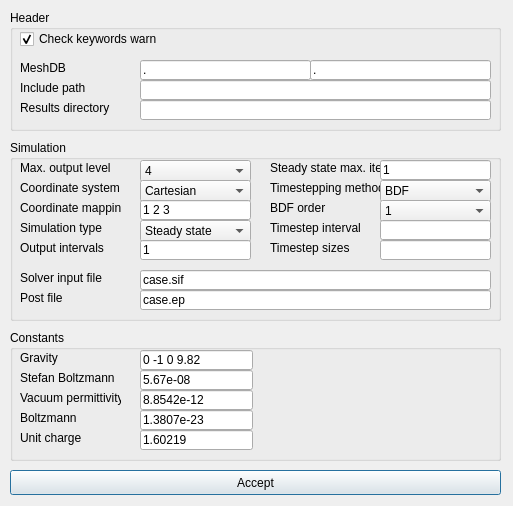
<ui version="4.0" >
 <class>setupDialog</class>
 <widget class="QDialog" name="setupDialog" >
  <property name="geometry" >
   <rect>
    <x>0</x>
    <y>0</y>
    <width>513</width>
    <height>506</height>
   </rect>
  </property>
  <property name="windowTitle" >
   <string>Setup</string>
  </property>
  <widget class="QGroupBox" name="headerGroup" >
   <property name="geometry" >
    <rect>
     <x>10</x>
     <y>10</y>
     <width>491</width>
     <height>121</height>
    </rect>
   </property>
   <property name="title" >
    <string>Header</string>
   </property>
   <widget class="QCheckBox" name="checkKeywordsWarn" >
    <property name="geometry" >
     <rect>
      <x>10</x>
      <y>20</y>
      <width>141</width>
      <height>18</height>
     </rect>
    </property>
    <property name="text" >
     <string>Check keywords warn</string>
    </property>
    <property name="checked" >
     <bool>true</bool>
    </property>
   </widget>
   <widget class="QLabel" name="meshDBLabel" >
    <property name="geometry" >
     <rect>
      <x>10</x>
      <y>50</y>
      <width>91</width>
      <height>16</height>
     </rect>
    </property>
    <property name="text" >
     <string>MeshDB</string>
    </property>
   </widget>
   <widget class="QLineEdit" name="meshDBEdit1" >
    <property name="geometry" >
     <rect>
      <x>130</x>
      <y>50</y>
      <width>171</width>
      <height>20</height>
     </rect>
    </property>
    <property name="text" >
     <string>.</string>
    </property>
   </widget>
   <widget class="QLineEdit" name="meshDBEdit2" >
    <property name="geometry" >
     <rect>
      <x>300</x>
      <y>50</y>
      <width>181</width>
      <height>20</height>
     </rect>
    </property>
    <property name="text" >
     <string>.</string>
    </property>
   </widget>
   <widget class="QLabel" name="includePathLabel" >
    <property name="geometry" >
     <rect>
      <x>10</x>
      <y>70</y>
      <width>91</width>
      <height>16</height>
     </rect>
    </property>
    <property name="text" >
     <string>Include path</string>
    </property>
   </widget>
   <widget class="QLabel" name="resultsDirectoryLabel" >
    <property name="geometry" >
     <rect>
      <x>10</x>
      <y>90</y>
      <width>91</width>
      <height>16</height>
     </rect>
    </property>
    <property name="text" >
     <string>Results directory</string>
    </property>
   </widget>
   <widget class="QLineEdit" name="includePathEdit" >
    <property name="geometry" >
     <rect>
      <x>130</x>
      <y>70</y>
      <width>351</width>
      <height>20</height>
     </rect>
    </property>
   </widget>
   <widget class="QLineEdit" name="resultsDirectoryEdit" >
    <property name="geometry" >
     <rect>
      <x>130</x>
      <y>90</y>
      <width>351</width>
      <height>20</height>
     </rect>
    </property>
   </widget>
  </widget>
  <widget class="QGroupBox" name="simulationGroup" >
   <property name="geometry" >
    <rect>
     <x>10</x>
     <y>140</y>
     <width>491</width>
     <height>181</height>
    </rect>
   </property>
   <property name="title" >
    <string>Simulation</string>
   </property>
   <widget class="QLabel" name="maxOutputLevelLabel" >
    <property name="geometry" >
     <rect>
      <x>10</x>
      <y>20</y>
      <width>101</width>
      <height>16</height>
     </rect>
    </property>
    <property name="text" >
     <string>Max. output level</string>
    </property>
   </widget>
   <widget class="QComboBox" name="maxOutputLevelCombo" >
    <property name="geometry" >
     <rect>
      <x>130</x>
      <y>20</y>
      <width>111</width>
      <height>22</height>
     </rect>
    </property>
    <property name="currentIndex" >
     <number>3</number>
    </property>
    <item>
     <property name="text" >
      <string>1</string>
     </property>
    </item>
    <item>
     <property name="text" >
      <string>2</string>
     </property>
    </item>
    <item>
     <property name="text" >
      <string>3</string>
     </property>
    </item>
    <item>
     <property name="text" >
      <string>4</string>
     </property>
    </item>
    <item>
     <property name="text" >
      <string>5</string>
     </property>
    </item>
   </widget>
   <widget class="QComboBox" name="coordinateSystemCombo" >
    <property name="geometry" >
     <rect>
      <x>130</x>
      <y>40</y>
      <width>111</width>
      <height>22</height>
     </rect>
    </property>
    <item>
     <property name="text" >
      <string>Cartesian</string>
     </property>
    </item>
    <item>
     <property name="text" >
      <string>Axi Symmetric</string>
     </property>
    </item>
    <item>
     <property name="text" >
      <string>Cylindric Symmetric</string>
     </property>
    </item>
   </widget>
   <widget class="QLabel" name="coordinateSystemlabel" >
    <property name="geometry" >
     <rect>
      <x>10</x>
      <y>40</y>
      <width>101</width>
      <height>16</height>
     </rect>
    </property>
    <property name="text" >
     <string>Coordinate system</string>
    </property>
   </widget>
   <widget class="QLabel" name="coordinateMappingLabel" >
    <property name="geometry" >
     <rect>
      <x>10</x>
      <y>60</y>
      <width>101</width>
      <height>16</height>
     </rect>
    </property>
    <property name="text" >
     <string>Coordinate mapping</string>
    </property>
   </widget>
   <widget class="QLineEdit" name="coordinateMappingEdit" >
    <property name="geometry" >
     <rect>
      <x>130</x>
      <y>60</y>
      <width>111</width>
      <height>20</height>
     </rect>
    </property>
    <property name="text" >
     <string>1 2 3</string>
    </property>
   </widget>
   <widget class="QLabel" name="simulationTypeLabel" >
    <property name="geometry" >
     <rect>
      <x>10</x>
      <y>80</y>
      <width>101</width>
      <height>16</height>
     </rect>
    </property>
    <property name="text" >
     <string>Simulation type</string>
    </property>
   </widget>
   <widget class="QComboBox" name="simulationTypeCombo" >
    <property name="geometry" >
     <rect>
      <x>130</x>
      <y>80</y>
      <width>111</width>
      <height>22</height>
     </rect>
    </property>
    <item>
     <property name="text" >
      <string>Steady state</string>
     </property>
    </item>
    <item>
     <property name="text" >
      <string>Transient</string>
     </property>
    </item>
    <item>
     <property name="text" >
      <string>Scanning</string>
     </property>
    </item>
   </widget>
   <widget class="QLabel" name="steadyStateMaxIterLabel" >
    <property name="geometry" >
     <rect>
      <x>260</x>
      <y>20</y>
      <width>111</width>
      <height>16</height>
     </rect>
    </property>
    <property name="text" >
     <string>Steady state max. iter</string>
    </property>
   </widget>
   <widget class="QLineEdit" name="steadyStateMaxIterEdit" >
    <property name="geometry" >
     <rect>
      <x>370</x>
      <y>20</y>
      <width>111</width>
      <height>20</height>
     </rect>
    </property>
    <property name="text" >
     <string>1</string>
    </property>
   </widget>
   <widget class="QLabel" name="outputIntervalsLabel" >
    <property name="geometry" >
     <rect>
      <x>10</x>
      <y>100</y>
      <width>111</width>
      <height>16</height>
     </rect>
    </property>
    <property name="text" >
     <string>Output intervals</string>
    </property>
   </widget>
   <widget class="QLineEdit" name="outputIntervalsEdit" >
    <property name="geometry" >
     <rect>
      <x>130</x>
      <y>100</y>
      <width>111</width>
      <height>20</height>
     </rect>
    </property>
    <property name="text" >
     <string>1</string>
    </property>
   </widget>
   <widget class="QLabel" name="solverInputFileLabel" >
    <property name="geometry" >
     <rect>
      <x>10</x>
      <y>130</y>
      <width>111</width>
      <height>16</height>
     </rect>
    </property>
    <property name="text" >
     <string>Solver input file</string>
    </property>
   </widget>
   <widget class="QLabel" name="postFileLabel" >
    <property name="geometry" >
     <rect>
      <x>10</x>
      <y>150</y>
      <width>111</width>
      <height>16</height>
     </rect>
    </property>
    <property name="text" >
     <string>Post file</string>
    </property>
   </widget>
   <widget class="QLineEdit" name="solverInputFileEdit" >
    <property name="geometry" >
     <rect>
      <x>130</x>
      <y>130</y>
      <width>351</width>
      <height>20</height>
     </rect>
    </property>
    <property name="text" >
     <string>case.sif</string>
    </property>
   </widget>
   <widget class="QLineEdit" name="postFileEdit" >
    <property name="geometry" >
     <rect>
      <x>130</x>
      <y>150</y>
      <width>351</width>
      <height>20</height>
     </rect>
    </property>
    <property name="text" >
     <string>case.ep</string>
    </property>
   </widget>
   <widget class="QLabel" name="timesteppingMethodLabel" >
    <property name="geometry" >
     <rect>
      <x>260</x>
      <y>40</y>
      <width>111</width>
      <height>16</height>
     </rect>
    </property>
    <property name="text" >
     <string>Timestepping method</string>
    </property>
   </widget>
   <widget class="QLabel" name="bdfOrderLabel" >
    <property name="geometry" >
     <rect>
      <x>260</x>
      <y>60</y>
      <width>91</width>
      <height>16</height>
     </rect>
    </property>
    <property name="text" >
     <string>BDF order</string>
    </property>
   </widget>
   <widget class="QLabel" name="timeStepIntervalsLabel" >
    <property name="geometry" >
     <rect>
      <x>260</x>
      <y>80</y>
      <width>91</width>
      <height>16</height>
     </rect>
    </property>
    <property name="text" >
     <string>Timestep intervals</string>
    </property>
   </widget>
   <widget class="QLabel" name="timestepSizesLabel" >
    <property name="geometry" >
     <rect>
      <x>260</x>
      <y>100</y>
      <width>91</width>
      <height>16</height>
     </rect>
    </property>
    <property name="text" >
     <string>Timestep sizes</string>
    </property>
   </widget>
   <widget class="QComboBox" name="timesteppingMethodCombo" >
    <property name="geometry" >
     <rect>
      <x>370</x>
      <y>40</y>
      <width>111</width>
      <height>22</height>
     </rect>
    </property>
    <item>
     <property name="text" >
      <string>BDF</string>
     </property>
    </item>
   </widget>
   <widget class="QComboBox" name="bdfOrderCombo" >
    <property name="geometry" >
     <rect>
      <x>370</x>
      <y>60</y>
      <width>111</width>
      <height>22</height>
     </rect>
    </property>
    <property name="currentIndex" >
     <number>0</number>
    </property>
    <item>
     <property name="text" >
      <string>1</string>
     </property>
    </item>
    <item>
     <property name="text" >
      <string>2</string>
     </property>
    </item>
    <item>
     <property name="text" >
      <string>3</string>
     </property>
    </item>
    <item>
     <property name="text" >
      <string>4</string>
     </property>
    </item>
    <item>
     <property name="text" >
      <string>5</string>
     </property>
    </item>
   </widget>
   <widget class="QLineEdit" name="timeStepIntervalsEdit" >
    <property name="geometry" >
     <rect>
      <x>370</x>
      <y>80</y>
      <width>111</width>
      <height>20</height>
     </rect>
    </property>
    <property name="text" >
     <string/>
    </property>
   </widget>
   <widget class="QLineEdit" name="timestepSizesEdit" >
    <property name="geometry" >
     <rect>
      <x>370</x>
      <y>100</y>
      <width>111</width>
      <height>20</height>
     </rect>
    </property>
   </widget>
  </widget>
  <widget class="QGroupBox" name="constantsGroup" >
   <property name="geometry" >
    <rect>
     <x>10</x>
     <y>330</y>
     <width>491</width>
     <height>131</height>
    </rect>
   </property>
   <property name="title" >
    <string>Constants</string>
   </property>
   <widget class="QLabel" name="gravityLabel" >
    <property name="geometry" >
     <rect>
      <x>10</x>
      <y>20</y>
      <width>101</width>
      <height>16</height>
     </rect>
    </property>
    <property name="text" >
     <string>Gravity</string>
    </property>
   </widget>
   <widget class="QLabel" name="stefanBoltzmannLabel" >
    <property name="geometry" >
     <rect>
      <x>10</x>
      <y>40</y>
      <width>101</width>
      <height>16</height>
     </rect>
    </property>
    <property name="text" >
     <string>Stefan Boltzmann</string>
    </property>
   </widget>
   <widget class="QLineEdit" name="gravityEdit" >
    <property name="geometry" >
     <rect>
      <x>130</x>
      <y>20</y>
      <width>113</width>
      <height>20</height>
     </rect>
    </property>
    <property name="text" >
     <string>0 -1 0 9.82</string>
    </property>
   </widget>
   <widget class="QLineEdit" name="stefanBoltzmannEdit" >
    <property name="geometry" >
     <rect>
      <x>130</x>
      <y>40</y>
      <width>113</width>
      <height>20</height>
     </rect>
    </property>
    <property name="text" >
     <string>5.67e-08</string>
    </property>
   </widget>
   <widget class="QLabel" name="vacuumPermittivityLabel" >
    <property name="geometry" >
     <rect>
      <x>10</x>
      <y>60</y>
      <width>101</width>
      <height>16</height>
     </rect>
    </property>
    <property name="text" >
     <string>Vacuum permittivity</string>
    </property>
   </widget>
   <widget class="QLineEdit" name="vacuumPermittivityEdit" >
    <property name="geometry" >
     <rect>
      <x>130</x>
      <y>60</y>
      <width>113</width>
      <height>20</height>
     </rect>
    </property>
    <property name="text" >
     <string>8.8542e-12</string>
    </property>
   </widget>
   <widget class="QLineEdit" name="boltzmannEdit" >
    <property name="geometry" >
     <rect>
      <x>130</x>
      <y>80</y>
      <width>113</width>
      <height>20</height>
     </rect>
    </property>
    <property name="text" >
     <string>1.3807e-23</string>
    </property>
   </widget>
   <widget class="QLineEdit" name="unitChargeEdit" >
    <property name="geometry" >
     <rect>
      <x>130</x>
      <y>100</y>
      <width>113</width>
      <height>20</height>
     </rect>
    </property>
    <property name="text" >
     <string>1.60219</string>
    </property>
   </widget>
   <widget class="QLabel" name="boltzmannLabel" >
    <property name="geometry" >
     <rect>
      <x>10</x>
      <y>80</y>
      <width>101</width>
      <height>16</height>
     </rect>
    </property>
    <property name="text" >
     <string>Boltzmann</string>
    </property>
   </widget>
   <widget class="QLabel" name="unitChargeLabel" >
    <property name="geometry" >
     <rect>
      <x>10</x>
      <y>100</y>
      <width>101</width>
      <height>16</height>
     </rect>
    </property>
    <property name="text" >
     <string>Unit charge</string>
    </property>
   </widget>
  </widget>
  <widget class="QPushButton" name="acceptButton" >
   <property name="geometry" >
    <rect>
     <x>10</x>
     <y>470</y>
     <width>491</width>
     <height>25</height>
    </rect>
   </property>
   <property name="text" >
    <string>Accept</string>
   </property>
   <property name="icon" >
    <iconset resource="../Mesh3D.qrc" >:/icons/dialog-ok-apply.png</iconset>
   </property>
  </widget>
 </widget>
 <resources>
  <include location="../Mesh3D.qrc" />
 </resources>
 <connections/>
</ui>
